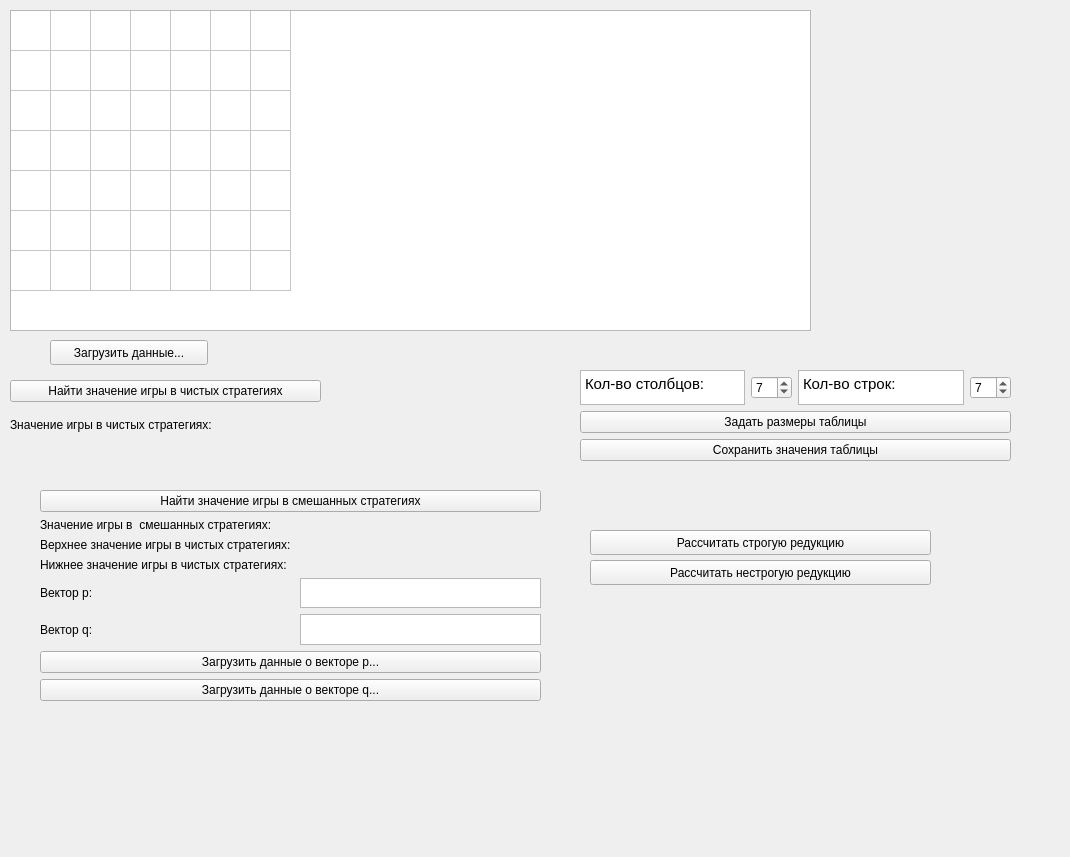
<?xml version="1.0" encoding="UTF-8"?>
<ui version="4.0">
 <class>Form</class>
 <widget class="QWidget" name="Form">
  <property name="enabled">
   <bool>true</bool>
  </property>
  <property name="geometry">
   <rect>
    <x>0</x>
    <y>0</y>
    <width>1070</width>
    <height>857</height>
   </rect>
  </property>
  <property name="sizePolicy">
   <sizepolicy hsizetype="Expanding" vsizetype="Expanding">
    <horstretch>0</horstretch>
    <verstretch>0</verstretch>
   </sizepolicy>
  </property>
  <property name="windowTitle">
   <string>Form</string>
  </property>
  <widget class="QPushButton" name="loadDataButton">
   <property name="geometry">
    <rect>
     <x>50</x>
     <y>340</y>
     <width>158</width>
     <height>25</height>
    </rect>
   </property>
   <property name="text">
    <string>Загрузить данные...</string>
   </property>
  </widget>
  <widget class="QTableWidget" name="table">
   <property name="geometry">
    <rect>
     <x>10</x>
     <y>10</y>
     <width>801</width>
     <height>321</height>
    </rect>
   </property>
   <property name="rowCount">
    <number>7</number>
   </property>
   <property name="columnCount">
    <number>7</number>
   </property>
   <attribute name="horizontalHeaderVisible">
    <bool>false</bool>
   </attribute>
   <attribute name="horizontalHeaderMinimumSectionSize">
    <number>40</number>
   </attribute>
   <attribute name="horizontalHeaderDefaultSectionSize">
    <number>40</number>
   </attribute>
   <attribute name="horizontalHeaderHighlightSections">
    <bool>false</bool>
   </attribute>
   <attribute name="verticalHeaderVisible">
    <bool>false</bool>
   </attribute>
   <attribute name="verticalHeaderMinimumSectionSize">
    <number>40</number>
   </attribute>
   <attribute name="verticalHeaderDefaultSectionSize">
    <number>40</number>
   </attribute>
   <attribute name="verticalHeaderHighlightSections">
    <bool>false</bool>
   </attribute>
   <row/>
   <row/>
   <row/>
   <row/>
   <row/>
   <row/>
   <row/>
   <column/>
   <column/>
   <column/>
   <column/>
   <column/>
   <column/>
   <column/>
  </widget>
  <widget class="QWidget" name="gridLayoutWidget_3">
   <property name="geometry">
    <rect>
     <x>10</x>
     <y>380</y>
     <width>311</width>
     <height>61</height>
    </rect>
   </property>
   <layout class="QGridLayout" name="gridLayout_3">
    <item row="1" column="0">
     <layout class="QGridLayout" name="gridLayout">
      <item row="0" column="1">
       <widget class="QLabel" name="win_value_on_clean_strategy">
        <property name="text">
         <string/>
        </property>
       </widget>
      </item>
      <item row="0" column="0">
       <widget class="QLabel" name="label">
        <property name="text">
         <string>Значение игры в чистых стратегиях: </string>
        </property>
       </widget>
      </item>
     </layout>
    </item>
    <item row="0" column="0">
     <widget class="QPushButton" name="getWinCleanStrategyVal">
      <property name="text">
       <string>Найти значение игры в чистых стратегиях</string>
      </property>
     </widget>
    </item>
   </layout>
  </widget>
  <widget class="QWidget" name="gridLayoutWidget_4">
   <property name="geometry">
    <rect>
     <x>580</x>
     <y>370</y>
     <width>431</width>
     <height>91</height>
    </rect>
   </property>
   <layout class="QGridLayout" name="gridLayout_4">
    <property name="sizeConstraint">
     <enum>QLayout::SetMaximumSize</enum>
    </property>
    <item row="2" column="0">
     <widget class="QPushButton" name="saveTableValuesButton">
      <property name="text">
       <string>Сохранить значения таблицы</string>
      </property>
     </widget>
    </item>
    <item row="0" column="0">
     <layout class="QGridLayout" name="gridLayout_2">
      <item row="0" column="3">
       <widget class="QSpinBox" name="col_num">
        <property name="minimum">
         <number>1</number>
        </property>
        <property name="value">
         <number>7</number>
        </property>
       </widget>
      </item>
      <item row="0" column="2">
       <widget class="QTextBrowser" name="textBrowser_2">
        <property name="html">
         <string>&lt;!DOCTYPE HTML PUBLIC &quot;-//W3C//DTD HTML 4.0//EN&quot; &quot;http://www.w3.org/TR/REC-html40/strict.dtd&quot;&gt;
&lt;html&gt;&lt;head&gt;&lt;meta name=&quot;qrichtext&quot; content=&quot;1&quot; /&gt;&lt;style type=&quot;text/css&quot;&gt;
p, li { white-space: pre-wrap; }
&lt;/style&gt;&lt;/head&gt;&lt;body style=&quot; font-family:'Ubuntu'; font-size:11pt; font-weight:400; font-style:normal;&quot;&gt;
&lt;p style=&quot; margin-top:0px; margin-bottom:0px; margin-left:0px; margin-right:0px; -qt-block-indent:0; text-indent:0px;&quot;&gt;Кол-во строк:&lt;/p&gt;&lt;/body&gt;&lt;/html&gt;</string>
        </property>
       </widget>
      </item>
      <item row="0" column="1">
       <widget class="QSpinBox" name="row_num">
        <property name="minimum">
         <number>1</number>
        </property>
        <property name="value">
         <number>7</number>
        </property>
       </widget>
      </item>
      <item row="0" column="0">
       <widget class="QTextBrowser" name="textBrowser">
        <property name="html">
         <string>&lt;!DOCTYPE HTML PUBLIC &quot;-//W3C//DTD HTML 4.0//EN&quot; &quot;http://www.w3.org/TR/REC-html40/strict.dtd&quot;&gt;
&lt;html&gt;&lt;head&gt;&lt;meta name=&quot;qrichtext&quot; content=&quot;1&quot; /&gt;&lt;style type=&quot;text/css&quot;&gt;
p, li { white-space: pre-wrap; }
&lt;/style&gt;&lt;/head&gt;&lt;body style=&quot; font-family:'Ubuntu'; font-size:11pt; font-weight:400; font-style:normal;&quot;&gt;
&lt;p style=&quot; margin-top:0px; margin-bottom:0px; margin-left:0px; margin-right:0px; -qt-block-indent:0; text-indent:0px;&quot;&gt;Кол-во столбцов:&lt;/p&gt;&lt;/body&gt;&lt;/html&gt;</string>
        </property>
       </widget>
      </item>
     </layout>
    </item>
    <item row="1" column="0">
     <widget class="QPushButton" name="changeTableSizeButton">
      <property name="text">
       <string>Задать размеры таблицы</string>
      </property>
     </widget>
    </item>
   </layout>
  </widget>
  <widget class="QWidget" name="gridLayoutWidget_5">
   <property name="geometry">
    <rect>
     <x>40</x>
     <y>490</y>
     <width>501</width>
     <height>211</height>
    </rect>
   </property>
   <layout class="QGridLayout" name="gridLayout_5">
    <property name="sizeConstraint">
     <enum>QLayout::SetMaximumSize</enum>
    </property>
    <item row="0" column="0">
     <widget class="QPushButton" name="getWinMixedStrategyVal">
      <property name="text">
       <string>Найти значение игры в смешанных стратегиях</string>
      </property>
     </widget>
    </item>
    <item row="2" column="0">
     <widget class="QPushButton" name="loadDataVectorP">
      <property name="text">
       <string>Загрузить данные о векторе p...</string>
      </property>
     </widget>
    </item>
    <item row="1" column="0">
     <layout class="QGridLayout" name="gridLayout_6">
      <item row="2" column="0">
       <widget class="QLabel" name="label_6">
        <property name="text">
         <string>Нижнее значение игры в чистых стратегиях: </string>
        </property>
       </widget>
      </item>
      <item row="3" column="0">
       <widget class="QLabel" name="label_3">
        <property name="text">
         <string>Вектор p:</string>
        </property>
       </widget>
      </item>
      <item row="1" column="0">
       <widget class="QLabel" name="label_5">
        <property name="text">
         <string>Верхнее значение игры в чистых стратегиях: </string>
        </property>
       </widget>
      </item>
      <item row="0" column="0">
       <widget class="QLabel" name="label_2">
        <property name="text">
         <string>Значение игры в  смешанных стратегиях: </string>
        </property>
       </widget>
      </item>
      <item row="0" column="1">
       <widget class="QLabel" name="win_value_on_mixed_strategy">
        <property name="text">
         <string/>
        </property>
       </widget>
      </item>
      <item row="4" column="0">
       <widget class="QLabel" name="label_4">
        <property name="text">
         <string>Вектор q:</string>
        </property>
       </widget>
      </item>
      <item row="2" column="1">
       <widget class="QLabel" name="v2_down_mixed_strategy">
        <property name="text">
         <string/>
        </property>
       </widget>
      </item>
      <item row="4" column="1">
       <widget class="QTextEdit" name="vector_q"/>
      </item>
      <item row="3" column="1">
       <widget class="QTextEdit" name="vector_p"/>
      </item>
      <item row="1" column="1">
       <widget class="QLabel" name="v1_up_mixed_strategy">
        <property name="text">
         <string/>
        </property>
       </widget>
      </item>
     </layout>
    </item>
    <item row="3" column="0">
     <widget class="QPushButton" name="loadDataVectorQ">
      <property name="text">
       <string>Загрузить данные о векторе q...</string>
      </property>
     </widget>
    </item>
   </layout>
  </widget>
  <widget class="QPushButton" name="getStrictReduction">
   <property name="geometry">
    <rect>
     <x>590</x>
     <y>530</y>
     <width>341</width>
     <height>25</height>
    </rect>
   </property>
   <property name="text">
    <string>Рассчитать строгую редукцию</string>
   </property>
  </widget>
  <widget class="QPushButton" name="getUnstrictReduction">
   <property name="geometry">
    <rect>
     <x>590</x>
     <y>560</y>
     <width>341</width>
     <height>25</height>
    </rect>
   </property>
   <property name="text">
    <string>Рассчитать нестрогую редукцию</string>
   </property>
  </widget>
 </widget>
 <resources/>
 <connections/>
</ui>
